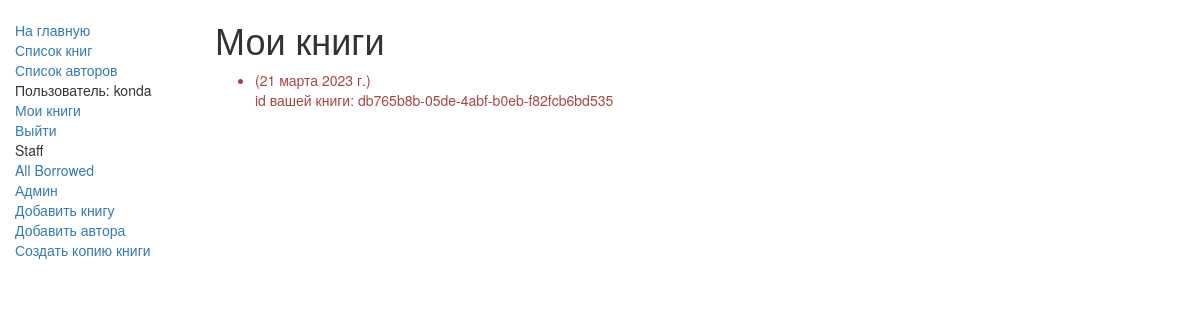
The page /catalog/my_books (signed in) on the database as committed earlier.
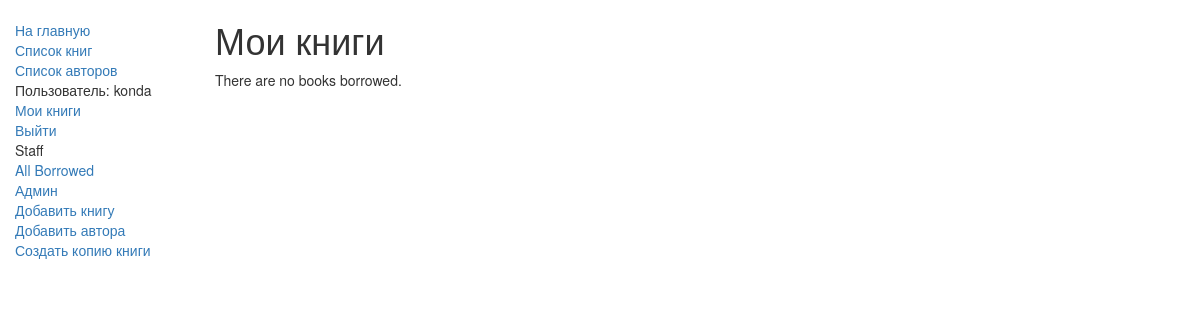
The same page on the database as committed later.
### catalog/models.py (models this page shows, shortened)
class BookInstance(models.Model):
    id = models.UUIDField(primary_key=True, default=uuid.uuid4,
                          help_text="Unique ID for this particular book across whole library")
    book = models.ForeignKey('Book', on_delete=models.SET_NULL, null=True)
    imprint = models.CharField(max_length=200)
    due_back = models.DateField(null=True, blank=True)
    borrower = models.ForeignKey(User, on_delete=models.SET_NULL, null=True, blank=True)
    LOAN_STATUS = (
        ('m', 'Maintenance'),
        ('o', 'On loan'),
        ('a', 'Доступно'),
        ('r', 'Reserved'),
    )
    status = models.CharField(max_length=1, choices=LOAN_STATUS, blank=True, default='m', help_text='Book availability')
    class Meta:
        ordering = ["due_back"]
        permissions = (("can_mark_returned", "Set book as returned"),)
    @property
    def is_overdue(self):
        if self.due_back and date.today() > self.due_back:
            return True
        return False

### catalog/views.py (the view)
# urls.py: path('my_books', views.LoanedBooksByUserListView.as_view(), name='my-borrowed'),
class LoanedBooksByUserListView(LoginRequiredMixin, generic.ListView):
    model = BookInstance
    template_name = 'catalog/bookinstance_list_borrowed_user.html'
    paginate_by = 10
    def get_queryset(self):
        return BookInstance.objects.filter(borrower=self.request.user).filter(status__exact='o').order_by('due_back')

### catalog/templates/catalog/bookinstance_list_borrowed_user.html
{% extends "catalog/base.html" %}
{% block content %}
    <h1>Мои книги</h1>
    {% if bookinstance_list %}
    <ul>
      {% for bookinst in bookinstance_list %}
      <li class="{% if bookinst.is_overdue %}text-danger{% endif %}">
        <a href="{% url 'book-detail' bookinst.book.pk %}">{{bookinst.book.title}}</a> ({{ bookinst.due_back }})
          <p>id вашей книги: {{ bookinst.id }}</p>
      </li>
      {% endfor %}
    </ul>
    {% else %}
      <p>There are no books borrowed.</p>
    {% endif %}
{% endblock %}

Rows that differ between the two databases and show on the page:
no longer on this page (row edited): BookInstance: due_back "21 марта 2023 г.", id "db765b8b-05de-4abf-b0eb-f82fcb6bd535"
Other text that changed with them:
text now shown: "There are no books borrowed."
